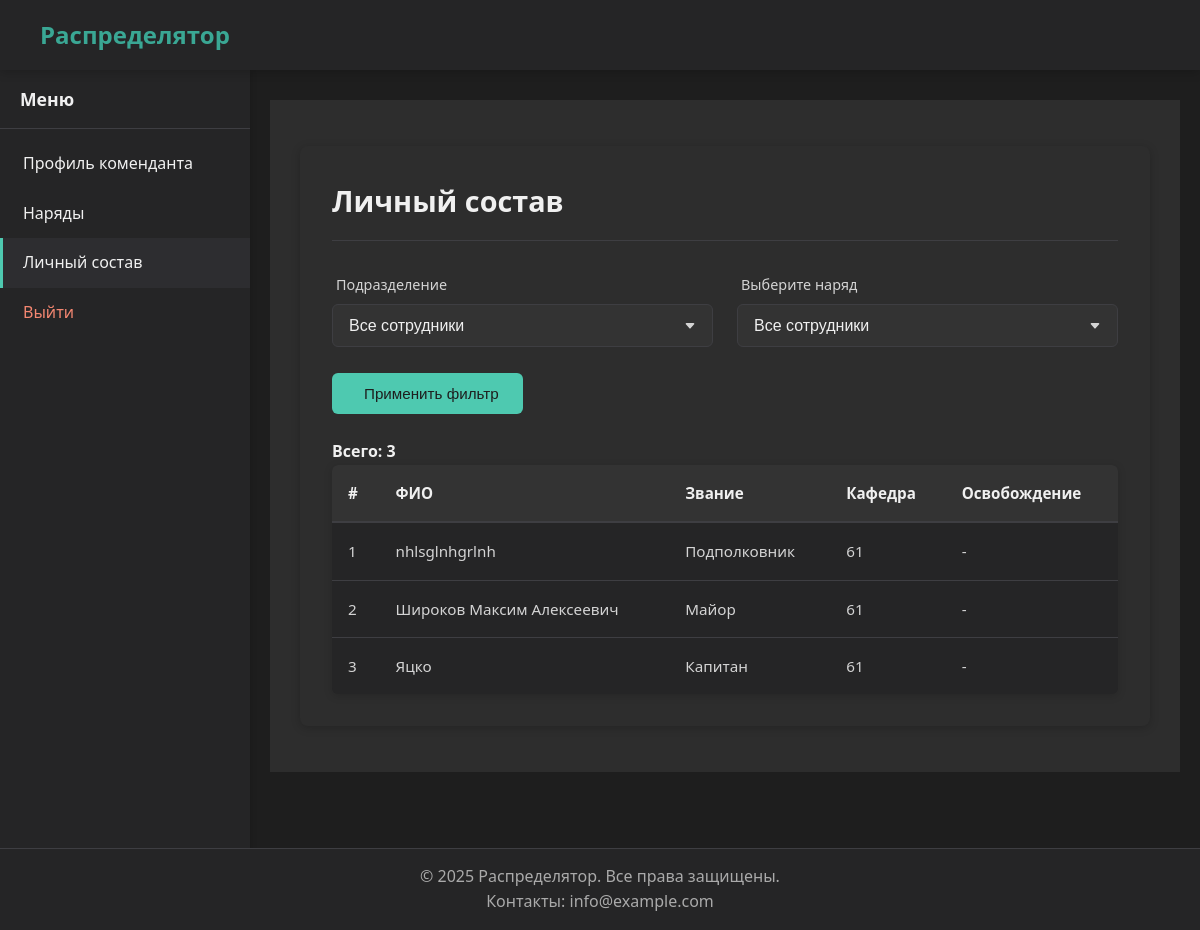
Before: /commandant/staff/ (signed in) with the older database file.
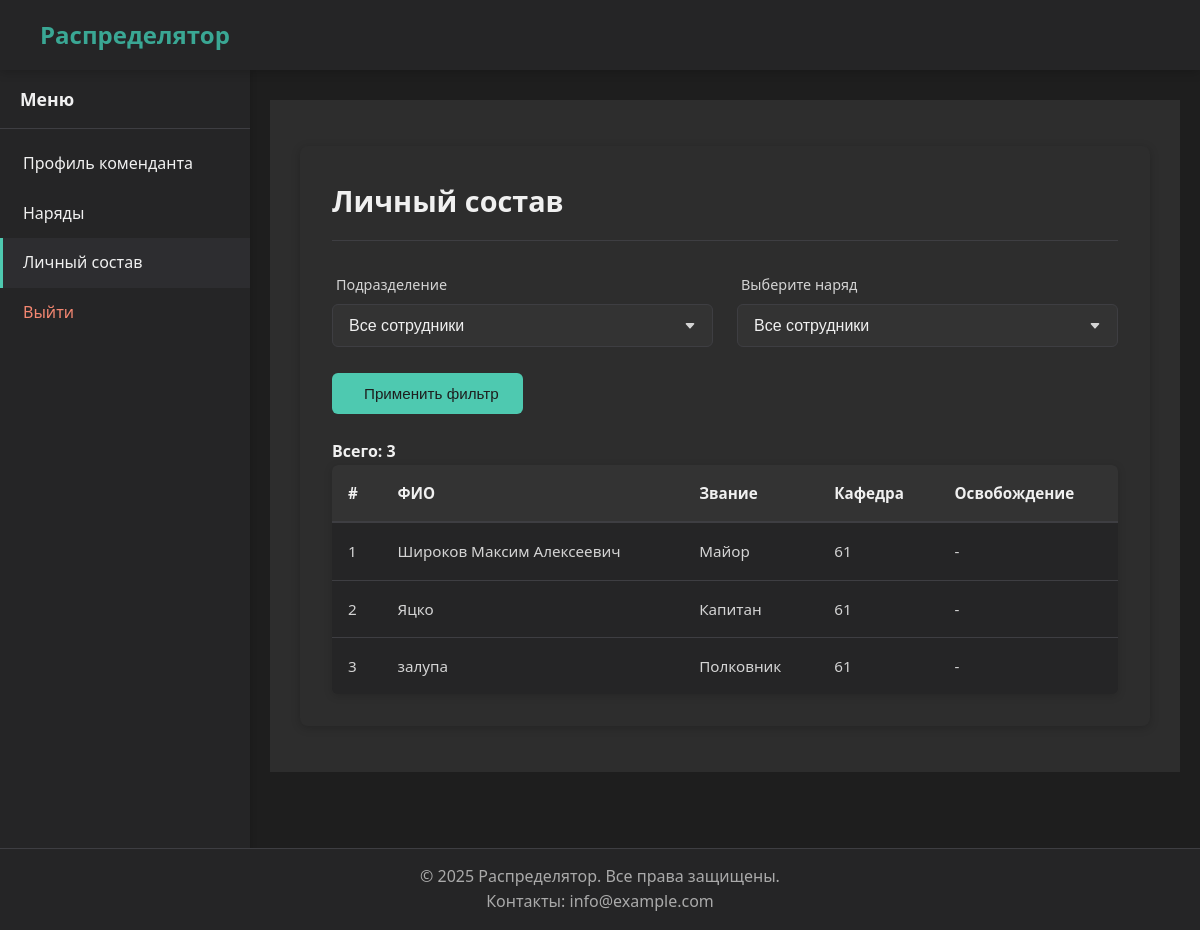
After: the same page with the newer database file.
### people/models.py (models this page shows, shortened)
class People(models.Model):
    full_name = models.CharField('ФИО', max_length=100)
    faculty = models.ForeignKey(
        Faculty,
        verbose_name='Факультет',
        on_delete=models.SET_NULL,
        null=True,
        blank=True
    )
    department = models.ForeignKey(
        Department,
        verbose_name='Кафедра',
        on_delete=models.SET_NULL,
        null=True,
        blank=True
    )
    rank = models.ForeignKey(
        Rank,
        verbose_name='Звание',
        on_delete=models.PROTECT
    )
    last_duty_date = models.DateField(
        'Дата последнего наряда',
        null=True,
        blank=True
    )
    workload = models.FloatField(
        'Нагрузка',
        default=0.0
    )
    class Meta:
        verbose_name = 'Человек'
        verbose_name_plural = 'Люди'
        ordering = ['full_name']

### rank/models.py (models this page shows)
class Rank(models.Model):
    rank = models.CharField('Звание', max_length=30, unique=True)
    class Meta:
        verbose_name = 'Звание'
        verbose_name_plural = 'Звания'
    def __str__(self):
        return self.rank

### commandant/views.py (the view, shortened to what this page needs)
# urls.py: path('staff/', views.CommandantStaffListView.as_view(), name='staff'),
class CommandantStaffListView(IsCommandantMixin, TemplateView):
    template_name = 'profiles/commandant/staff/list.html'
    def get_context_data(self, **kwargs):
        context = super().get_context_data(**kwargs)
        unit_id = self.request.GET.get('unit')  # может быть id факультета или кафедры
        duty_id = self.request.GET.get('duty')
        faculties = Faculty.objects.annotate(
            staff_count=Count('departments__people')
        ).order_by('name')
        departments_without_faculty = Department.objects.filter(
            faculty__isnull=True
        ).annotate(staff_count=Count('people')).order_by('name')
        units = []
        for f in faculties:
            unit_entry = {
                'type': 'faculty',
                'id': f'id_f_{f.id}',
                'name': f'{f.name} факультет',
                'staff_count': f.staff_count,
                'is_selected': f'id_f_{f.id}' == unit_id,
            }
            units.append(unit_entry)
        for d in departments_without_faculty:
            unit_entry = {
                'type': 'department',
                'id': f'id_d_{d.id}',
                'name': f'{d.name} кафедра',
                'staff_count': d.staff_count,
                'is_selected': f'id_d_{d.id}' == unit_id,
            }
            units.append(unit_entry)
        staff = People.objects.select_related('department', 'rank')
        if duty_id:
            staff = staff.filter(department_duty_permissions__duty_id=duty_id).distinct()
        today = timezone.now().date()
        table_items = []
        for idx, person in enumerate(staff, start=1):
            missing = DepartmentMissing.objects.filter(
                person=person,
                start_date__lte=today,
                end_date__gte=today
            ).first()
            missing_info = '-'
            if missing:
                missing_info = f"{missing.get_reason_display()} ({missing.start_date.strftime('%d.%m')} – {missing.end_date.strftime('%d.%m')})"
            table_items.append({
                'url': reverse('commandant:staff_detail', args=[person.pk]),  # ← Добавлено!
                'fields': [
                    {'value': idx},
                    {'value': person.full_name},
                    {'value': str(person.rank) if person.rank else '-'},
                    {'value': str(person.department) if person.department else '-'},
                    {'value': missing_info}
                ]
            })
        headers = [
            {'label': '#'},
            {'label': 'ФИО'},
            {'label': 'Звание'},
            {'label': 'Кафедра'},
            {'label': 'Освобождение'}
        ]
        context.update({
            'headers': headers,
            'table_items': table_items,
            'units': units,
            'duties': Duty.objects.all(),
            'selected_unit': unit_id,
            'selected_duty': duty_id,
            'total_people': len(table_items),
        })
        return context

### core/mixins.py (called while the page is built)
    def dispatch(self, request, *args, **kwargs):
        if not request.user.is_authenticated:
            messages.warning(request, _("Для доступа необходимо авторизоваться"))
            return redirect(self.login_url)
        if not request.user.groups.filter(name='Комендант').exists():
            messages.warning(request, self.permission_denied_message)
            return redirect('home')
        return super().dispatch(request, *args, **kwargs)

### core/templatetags/extras.py (called while the page is built)
@register.filter
def str_equal(value, arg):
    return str(value) == str(arg)

### core/utils.py (called while the page is built)
def get_user_type(user):
    if user.is_superuser:
        return 'admin'
    groups = list(user.groups.values_list('name', flat=True))
    if 'Комендант' in groups:
        return 'commandant'
    elif 'Факультет' in groups:
        return 'faculty'
    elif 'Кафедра' in groups:
        return 'department'
    return None

### unit/models.py (called while the page is built)
    def __str__(self):
        if self.faculty:
            return f"{self.name}"
        return self.name

### templates/profiles/commandant/staff/list.html (shortened to what this page needs)
{% extends "base_account.html" %}
{% load static %}
{% load extras %}
{% block extra_head %}
<link rel="stylesheet" href="{% static 'css/forms.css' %}">
<link rel="stylesheet" href="{% static 'css/department.css' %}">
{% endblock %}
{% block account_content %}
<div class="department-staff-container">
    <div class="header-with-button">
        <h1>Личный состав</h1>
    </div>
    <div class="filter-bar">
        <form method="get" class="filter-form">
            <div class="form-row">
                <div class="form-group">
                    <label for="unit">Подразделение</label>
                    <select name="unit" id="unit" class="form-control">
                        <option value="">Все сотрудники</option>
                    </select>
                </div>
                <div class="form-group">
                    <label for="duty">Выберите наряд</label>
                    <select name="duty" id="duty" class="form-control">
                        <option value="">Все сотрудники</option>
                    </select>
                </div>
            </div>
            <br>
            <button type="submit" class="btn btn-primary">
                 Применить фильтр
            </button>
        </form>
    </div>
    <br>
    {% if table_items %}
        <p><strong>Всего: {{ total_people }}</strong></p>
        {% include "components/table.html" with headers=headers items=table_items class="staff-table" %}
    {% else %}
    <div class="empty-message">
        <p>Сотрудников не найдено</p>
    </div>
    {% endif %}
</div>
{% endblock %}

### templates/components/table.html (shortened to what this page needs)
<div class="table-responsive">
    <table class="data-table {{ class }}">
        <thead>
            <tr>
                {% for header in headers %}
                <th>{{ header.label }}</th>
                {% endfor %}
            </tr>
        </thead>
        <tbody>
            {% for item in items %}
            <tr class="clickable-row" data-url="{{ item.url }}">
                {% for field in item.fields %}
                <td>{{ field.value|safe }}</td>
                {% endfor %}
            </tr>
            {% empty %}
            <tr>
                <td colspan="{{ headers|length }}" class="text-center">
                    Нет данных
                </td>
            </tr>
            {% endfor %}
        </tbody>
    </table>
</div>

Changed rows visible on the page:
removed People: value "nhlsglnhgrlnh"
no longer on this page (row unchanged): Rank: value "Подполковник"
added People: value "залупа"
now on this page (row unchanged): Rank: value "Полковник"
Other visible differences:
new list line: "Широков Максим Алексеевич"
new list line: "Майор"
new list line: "Яцко"
new list line: "Капитан"
list line gone: "Широков Максим Алексеевич"
list line gone: "Майор"
list line gone: "Яцко"
list line gone: "Капитан"
